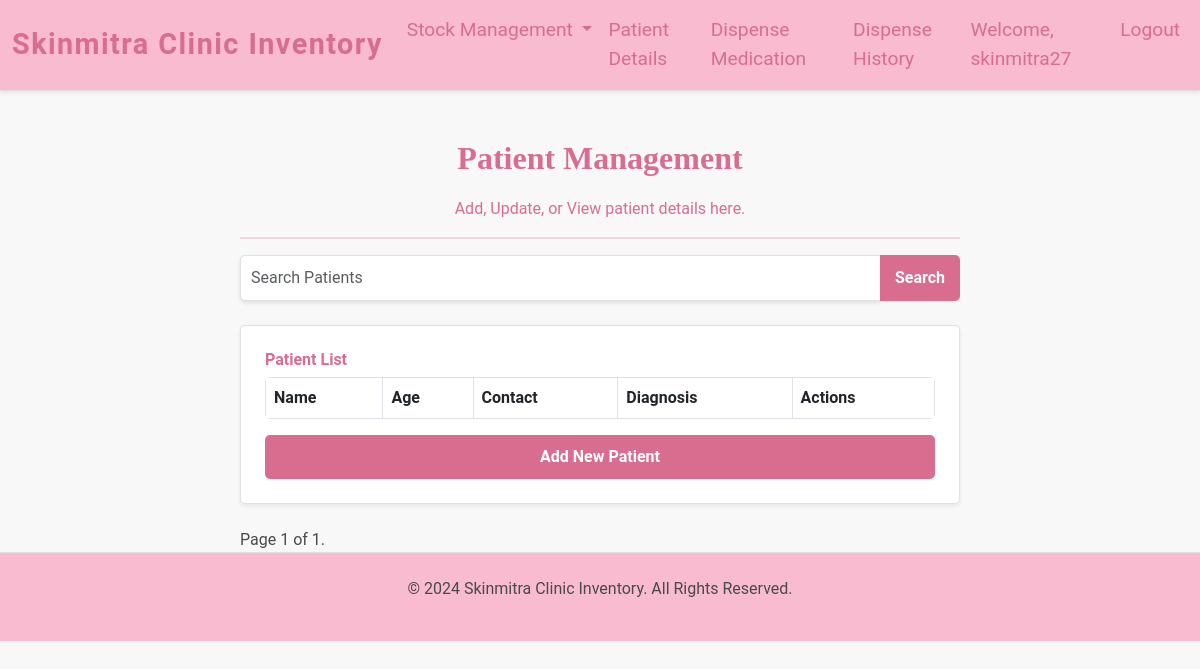
/patient_details/ (signed in), run on an earlier commit of the app's database.
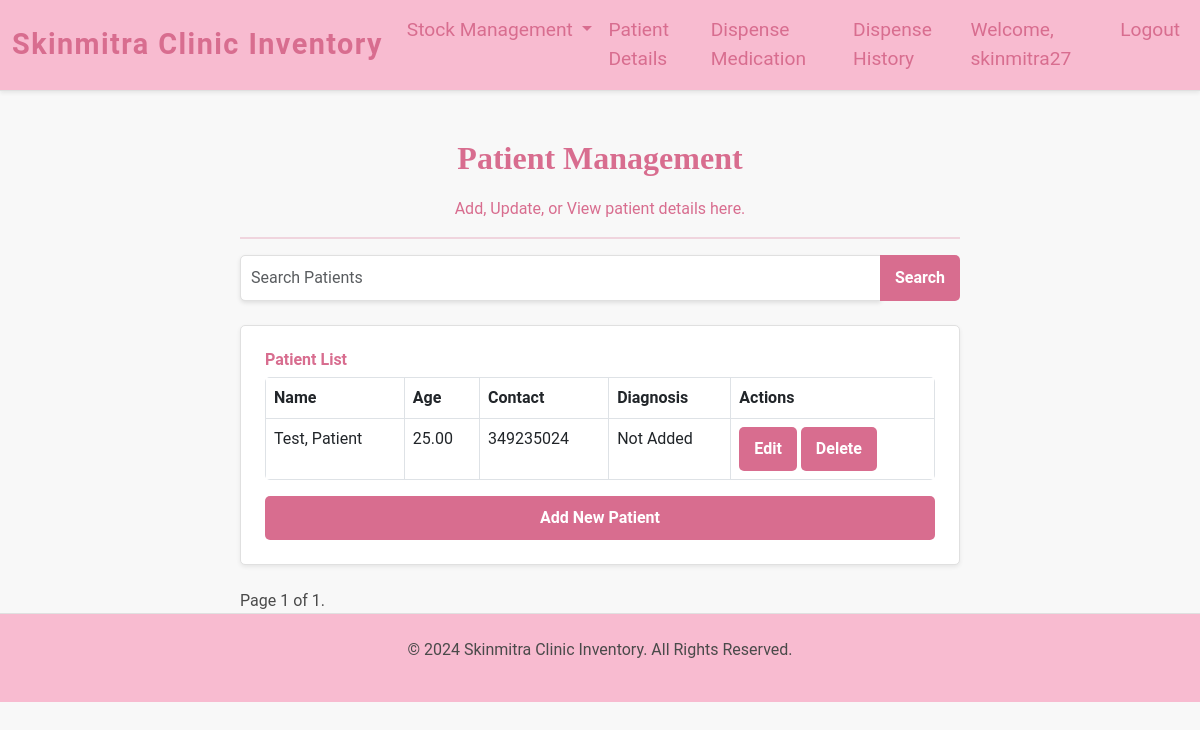
And on a later commit of the database.
### inventory/models.py (models this page shows, shortened)
class Patient(models.Model):
    name = models.CharField(max_length=255)
    age = models.DecimalField(max_digits=10, decimal_places=2)
    contact = models.CharField(max_length=15, blank=True, null=True)
    diagnosis = models.TextField(blank=True, null=True)

### inventory/views.py (the view)
# urls.py: path('patient_details/', views.patient_details, name='patient_details'),
@login_required
def patient_details(request):
    search_query = request.GET.get('search')
    if search_query:
        patients = Patient.objects.filter(
            Q(name__icontains=search_query) |
            Q(contact__icontains=search_query) |
            Q(diagnosis__icontains=search_query)
        )
    else:
        patients = Patient.objects.all()
    paginator = Paginator(patients, 10)  # Show 10 patients per page
    page_number = request.GET.get('page')
    page_obj = paginator.get_page(page_number)
    return render(request, 'patient_details.html', {'page_obj': page_obj, 'search_query': search_query})

### inventory/templates/patient_details.html (shortened to what this page needs)
{% extends "base.html" %}
{% block content %}
<div class="container mt-5">
    <div class="row justify-content-center">
        <div class="col-md-8">
            <div class="text-center">
                <h1 class="patient-details-heading">Patient Management</h1>
                <p class="lead-text">Add, Update, or View patient details here.</p>
                <hr style="border: 1px solid #d86d8f;">
            </div>
            <form method="GET" action="{% url 'patient_details' %}" class="mb-4">
                <div class="input-group">
                    <input type="text" class="form-control" name="search" placeholder="Search Patients" value="{{ request.GET.search }}">
                    <button class="btn btn-outline-secondary" type="submit">Search</button>
                </div>
            </form>
            <div class="card shadow-sm p-4 mb-4">
                <h3 class="form-label text-primary">Patient List</h3>
                <div class="table-responsive">
                    <table class="table table-bordered">
                        <thead>
                            <tr>
                                <th>Name</th>
                                <th>Age</th>
                                <th>Contact</th>
                                <th>Diagnosis</th>
                                <th>Actions</th>
                            </tr>
                        </thead>
                        <tbody>
                            {% for patient in page_obj %}
                            <tr>
                                <td>{{ patient.name }}</td>
                                <td>{{ patient.age }}</td>
                                <td>{{ patient.contact }}</td>
                                <td>{{ patient.diagnosis|default:"Not Added" }}</td>
                                <td>
                                    <button class="btn btn-warning btn-sm" data-bs-toggle="modal" data-bs-target="#editPatientModal{{ patient.id }}">Edit</button>
                                    <button class="btn btn-danger btn-sm" data-bs-toggle="modal" data-bs-target="#deletePatientModal{{ patient.id }}">Delete</button>
                                </td>
                            </tr>
                            {% endfor %}
                        </tbody>
                    </table>
                </div>
                <button class="btn btn-primary" data-bs-toggle="modal" data-bs-target="#addPatientModal">Add New Patient</button>
            </div>
            <div class="pagination">
                <span class="step-links">
                    <span class="current">
                        Page {{ page_obj.number }} of {{ page_obj.paginator.num_pages }}.
                    </span>
                </span>
            </div>
        </div>
    </div>
</div>
{% endblock %}

What changed in the data, as far as the page shows it:
added Patient: name "Test, Patient", age "25.00", contact "349235024", diagnosis "Not Added"
